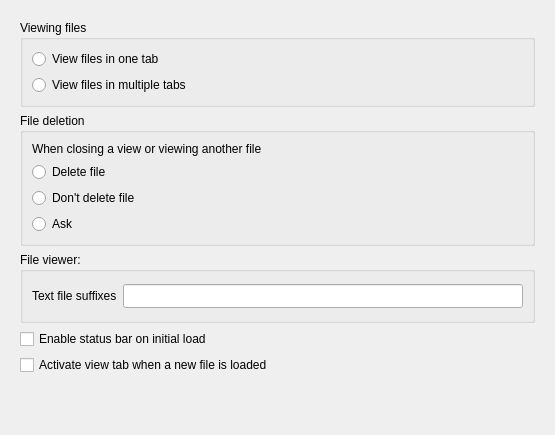
         <widget class="QWidget" name="viewTab">
          <attribute name="icon">
           <iconset resource="quban.qrc">
            <normaloff>:/quban/images/fatCow/Page-Refresh.png</normaloff>:/quban/images/fatCow/Page-Refresh.png</iconset>
          </attribute>
          <attribute name="title">
           <string>View</string>
          </attribute>
          <layout class="QVBoxLayout" name="verticalLayout_21">
           <item>
            <widget class="QFrame" name="viewFrame">
             <layout class="QVBoxLayout" name="verticalLayout_20">
              <item>
               <widget class="QGroupBox" name="groupBox_7">
                <property name="title">
                 <string>Viewing files</string>
                </property>
                <layout class="QVBoxLayout" name="verticalLayout_2">
                 <item>
                  <widget class="QRadioButton" name="oneTabBtn">
                   <property name="text">
                    <string>View files in one tab</string>
                   </property>
                  </widget>
                 </item>
                 <item>
                  <widget class="QRadioButton" name="multiTabBtn">
                   <property name="text">
                    <string>View files in multiple tabs</string>
                   </property>
                  </widget>
                 </item>
                </layout>
               </widget>
              </item>
              <item>
               <widget class="QGroupBox" name="groupBox_9">
                <property name="title">
                 <string>File deletion</string>
                </property>
                <layout class="QVBoxLayout" name="verticalLayout_19">
                 <item>
                  <widget class="QLabel" name="textLabel1">
                   <property name="text">
                    <string>When closing a view or viewing another file</string>
                   </property>
                   <property name="wordWrap">
                    <bool>false</bool>
                   </property>
                  </widget>
                 </item>
                 <item>
                  <widget class="QRadioButton" name="deleteBtn_2">
                   <property name="text">
                    <string>Delete file</string>
                   </property>
                  </widget>
                 </item>
                 <item>
                  <widget class="QRadioButton" name="keepBtn_2">
                   <property name="text">
                    <string>Don't delete file</string>
                   </property>
                  </widget>
                 </item>
                 <item>
                  <widget class="QRadioButton" name="askBtn_2">
                   <property name="text">
                    <string>Ask</string>
                   </property>
                  </widget>
                 </item>
                </layout>
               </widget>
              </item>
              <item>
               <widget class="QGroupBox" name="groupBox_8">
                <property name="sizePolicy">
                 <sizepolicy hsizetype="Minimum" vsizetype="Fixed">
                  <horstretch>0</horstretch>
                  <verstretch>0</verstretch>
                 </sizepolicy>
                </property>
                <property name="minimumSize">
                 <size>
                  <width>0</width>
                  <height>0</height>
                 </size>
                </property>
                <property name="title">
                 <string>File viewer:</string>
                </property>
                <layout class="QHBoxLayout" name="horizontalLayout_6">
                 <item>
                  <layout class="QHBoxLayout" name="horizontalLayout_5">
                   <property name="topMargin">
                    <number>3</number>
                   </property>
                   <property name="bottomMargin">
                    <number>3</number>
                   </property>
                   <item>
                    <widget class="QLabel" name="label">
                     <property name="text">
                      <string>Text file suffixes</string>
                     </property>
                    </widget>
                   </item>
                   <item>
                    <widget class="QLineEdit" name="textFileSuffixes">
                     <property name="sizePolicy">
                      <sizepolicy hsizetype="Expanding" vsizetype="Preferred">
                       <horstretch>0</horstretch>
                       <verstretch>0</verstretch>
                      </sizepolicy>
                     </property>
                     <property name="minimumSize">
                      <size>
                       <width>400</width>
                       <height>24</height>
                      </size>
                     </property>
                     <property name="text">
                      <string/>
                     </property>
                     <property name="maxLength">
                      <number>900</number>
                     </property>
                    </widget>
                   </item>
                  </layout>
                 </item>
                </layout>
               </widget>
              </item>
              <item>
               <widget class="QCheckBox" name="statusBtn">
                <property name="text">
                 <string>Enable status bar on initial load</string>
                </property>
                <property name="shortcut">
                 <string/>
                </property>
               </widget>
              </item>
              <item>
               <widget class="QCheckBox" name="activateBtn">
                <property name="text">
                 <string>Activate view tab when a new file is loaded</string>
                </property>
                <property name="shortcut">
                 <string>Alt+N</string>
                </property>
               </widget>
              </item>
              <item>
               <spacer name="verticalSpacer_2">
                <property name="orientation">
                 <enum>Qt::Vertical</enum>
                </property>
                <property name="sizeHint" stdset="0">
                 <size>
                  <width>20</width>
                  <height>40</height>
                 </size>
                </property>
               </spacer>
              </item>
             </layout>
            </widget>
           </item>
          </layout>
         </widget>
